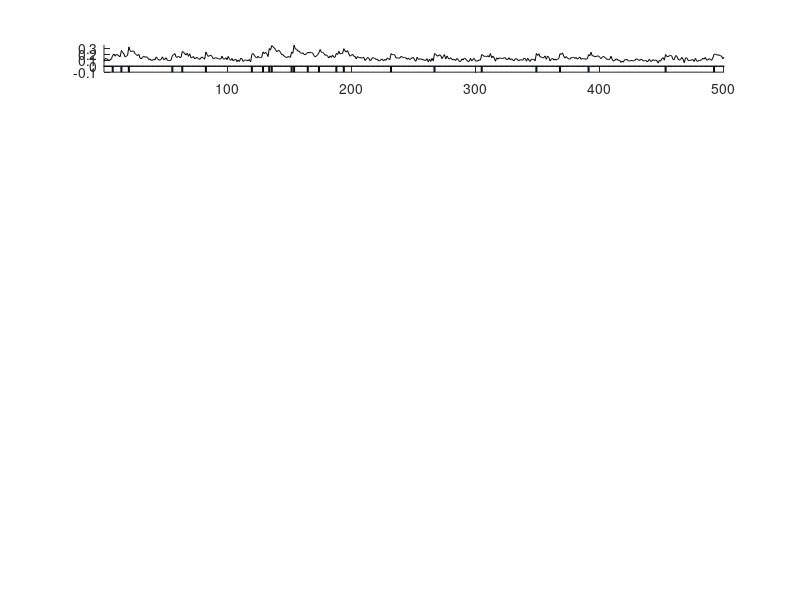

MATLAB code for this plot: (Note: this script raises an error after producing the figure.)
% this script compares Wiener and Fast Filters
%
% 1) set simulation metadata (eg, dt, T, # particles, etc.)
% 2) initialize parameters
% 3) generate fake data
% 4) infers spikes using a variety of approaches
% 5) plots results
%
% 2_0: we estimate b in F_t = a C_t + b + sig*epsilon_t
% 2_1: totally reparameterized. see section 3
% 2_2: allow for initial condition on C
% 2_3: don't know, something else buggy i think
% 2_4: reparameterized a bit.

clear, clc, fprintf('\nTrying crap out\n')

% 1) set simulation metadata
Sim.T       = 500;                              % # of time steps
Sim.dt      = 0.005;                            % time step size
Sim.Plot    = 1;                                % whether to plot
Sim.MaxIter = 0;                                % max number of iterations

% 2) initialize parameters
P.a     = .1;
P.b     = .1;
P.sig   = .02;                                    % stan dev of noise
C_0     = 0;
tau     = 0.05;                                 % decay time constant
P.gam   = 1-Sim.dt/tau;
P.lam   = 10;                                   % rate-ish, ie, lam*dt=# spikes per second

% 3) simulate data
n = poissrnd(P.lam*Sim.dt*ones(Sim.T-1,1));     % simulate spike train
n(n>1)=1;
n = [C_0; n];                                   % set initial calcium
C = filter(1,[1 -P.gam],n);                     % calcium concentration
F = P.a*C+P.b+P.sig*randn(Sim.T,1);             % fluorescence

% 4) estimate params from real spikes and plot F,C,n
figure(10), clf,
nn=n/P.a; nn(nn==0)=NaN;
subplot(8,1,1), hold on, plot(F,'k'), bar(-nn), axis([1 Sim.T min(min(F),-P.a) max(F)])

Q = P
for q=1%:7
    Q.case=q-1;
    Phat{q} = FastParams3_2(F,C,n,Sim.T,Sim.dt,Q);
    display(Phat{q});
    subplot(8,1,q+1),
    hold on
    plot(F,'k')
    plot(Phat{q}.a*filter(1,[1 -Phat{q}.gam],n)+ Phat{q}.b,'linewidth',1),
    axis([1 Sim.T -P.a max(F)])
end

%% 5) infer spikes and estimate parameters

% initialize parameters
P2 = P;
% P2.a    = 10;
% P2.b    = 15;
% P2.lam  = 2*P.lam;
% P2.sig  = 2*P.sig;
b=[0:.25*P.b:3*P.b];
reps=length(b)+1;
for q=1:reps
    if q==reps, 
        P2.case=7; 
        P2.b=0;
        Sim.MaxIter=30;
    else
        P2.case=0;
        P2.b=b(q);
    end
    tic
    I{q}.name       = [{'Fast'}; {'Filter'}];
    [I{q}.n I{q}.P] = Bscrew(F,P2,Sim);
    toc
end

%% 6) plot results

nrows   = 3+reps;                                    % set number of rows
h       = zeros(nrows);
Pl.xlims= [5 Sim.T];                           % time steps to plot
Pl.nticks=5;                                    % number of ticks along x-axis
Pl.n    = double(n); Pl.n(Pl.n==0)=NaN;              % store spike train for plotting
Pl      = PlotParams(Pl);                            % generate a number of other parameters for plotting

% plot likelihoods
figure(2), clf
for r=1:reps
    subplot(nrows,1,3+r);
    Pl.label = I{r}.name;
    try
        plot(I{r}.P.l(2:end)), axis('tight')
    catch ME
        display('ass')
    end
end

fig     = figure(1); clf,
% plot fluorescence data
i=1; h(1) = subplot(nrows,1,i);
Pl.label = 'Fluorescence';
Pl.color = 'k';
Plot_X(Pl,F);

% plot calcium
i=i+1; h(2) = subplot(nrows,1,i);
Pl.label = 'Calcium';
Pl.color = Pl.gray;
Plot_X(Pl,C);

% plot spike train
i=i+1; h(3) = subplot(nrows,1,i);
maxn=max(n(Pl.xlims(1):Pl.xlims(2)));
Plot_n(Pl,n);
% title(['a=',num2str(Phat{1}.a),', b=',num2str(Phat{1}.b), ', sig=',num2str(Phat{1}.sig), ' lam=',num2str(Phat{1}.lam)])

% plot inferred spike trains
for r=1:reps-1
    i=i+1; h(3+r) = subplot(nrows,1,i);
    Pl.label = num2str(I{r}.P.b);
    Plot_n_MAP(Pl,I{r}.n);
%     title();
%     title(['a=',num2str(I{r}.P.a),', b=',num2str(I{r}.P.b), 'sig=',num2str(I{r}.P.sig),...
%         ', lam=',num2str(I{r}.P.lam), ', n=',num2str(max(I{r}.n))])
set(gca,'TickLength',[0.001 0.001])
end


subplot(nrows,1,nrows)
set(gca,'XTick',Pl.XTicks,'XTickLabel',Pl.XTicks*Sim.dt,'FontSize',Pl.fs)
xlabel('Time (sec)','FontSize',Pl.fs)
% linkaxes(h,'x')
% linkaxes([h(end-1), h(end)])

% print fig
wh=[7 5];   %width and height
set(fig,'PaperPosition',[0 11-wh(2) wh]);
print('-depsc','schem')